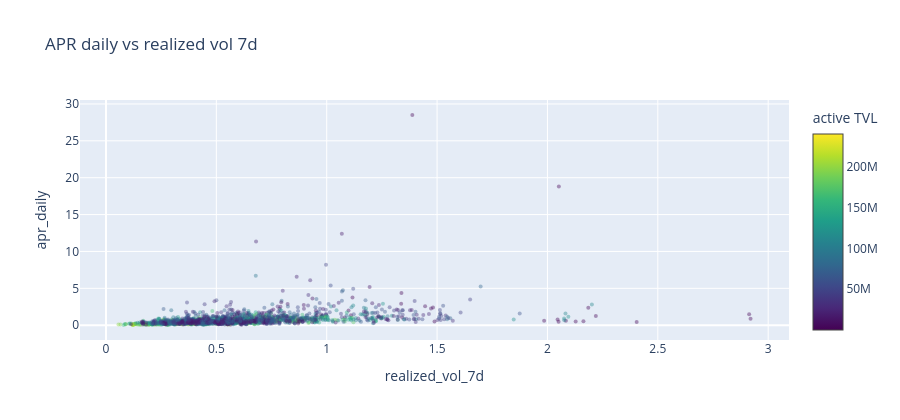

Notebook code cell kept with this figure:
### Markdown cell above
**QA purpose**: APR vs realized vol scatter — sanity that fee yield correlates with vol over the historical window.

### Code cell
prc = db.read_query(f"""
SELECT date, realized_vol_7d FROM mart_price_analytics_daily
WHERE lower(pool) = lower('{POOL}') AND date <= toDate('{END_DATE}')
""")
joined = fy.join(prc, on="date").filter(pl.col("apr").is_not_null() & pl.col("realized_vol_7d").is_not_null())
fig = go.Figure(go.Scatter(
    x=joined["realized_vol_7d"].to_list(),
    y=joined["apr"].to_list(),
    mode="markers", marker=dict(size=4, opacity=0.4, color=joined["tvl_active_token0"].to_list(), colorscale="Viridis", showscale=True, colorbar_title="active TVL"),
    text=[str(d) for d in joined["date"].to_list()],
    hovertemplate="%{text}<br>σ7d=%{x:.3f}<br>apr=%{y:.3f}<extra></extra>",
))
fig.update_layout(height=420, title_text="APR daily vs realized vol 7d", xaxis_title="realized_vol_7d", yaxis_title="apr_daily")
fig.show()

### Figure 1 — Plotly figure (JSON) as saved in the notebook; plotly's stock layout.template omitted (floating-point values rounded to 4 significant figures; data arrays with more than 128 entries replaced by an {"elided": "..."} marker saying what was removed)
{"data": [{"hovertemplate": "%{text}<br>σ7d=%{x:.3f}<br>apr=%{y:.3f}<extra></extra>", "marker": {"color": {"elided": "1792 float values"}, "colorbar": {"title": {"text": "active TVL"}}, "colorscale": [[0, "#440154"], [0.1111, "#482878"], [0.2222, "#3e4989"], [0.3333, "#31688e"], [0.4444, "#26828e"], [0.5556, "#1f9e89"], [0.6667, "#35b779"], [0.7778, "#6ece58"], [0.8889, "#b5de2b"], [1, "#fde725"]], "opacity": 0.4, "showscale": true, "size": 4}, "mode": "markers", "text": {"elided": "1792 str values"}, "type": "scatter", "x": {"elided": "1792 float values"}, "y": {"elided": "1792 float values"}}], "layout": {"height": 420, "title": {"text": "APR daily vs realized vol 7d"}, "xaxis": {"title": {"text": "realized_vol_7d"}}, "yaxis": {"title": {"text": "apr_daily"}}}}
